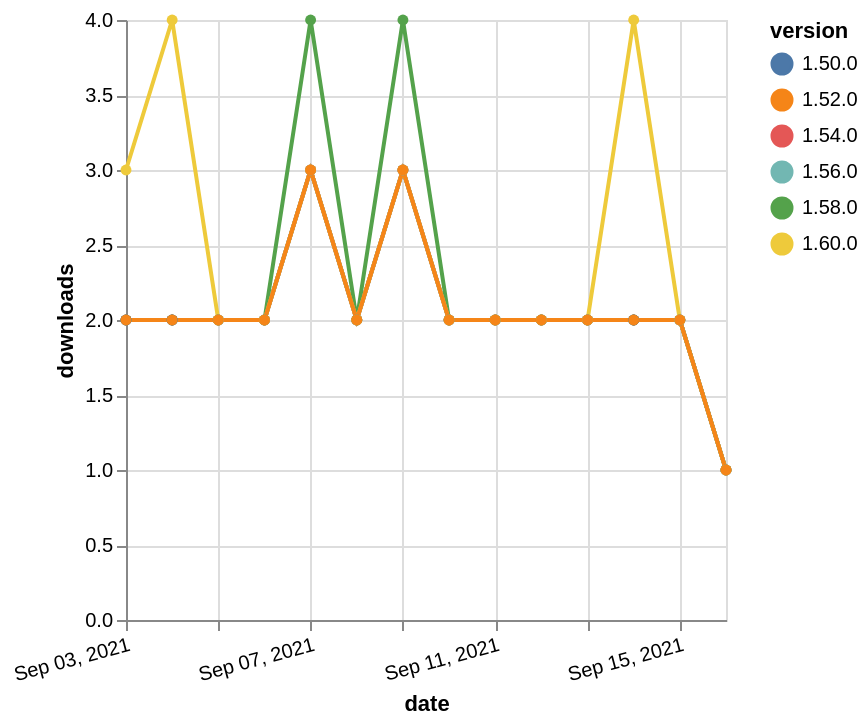

Write a Vega-Lite specification for this figure.
### Vega-Lite specification from a JSON file in a GitHub repository (floating-point values rounded to 4 significant figures)
{"$schema": "https://vega.github.io/schema/vega-lite/v5.json", "description": "A simple bar chart with embedded data.", "data": {"values": [{"date": "2021-09-03", "total": 987, "delta": 2, "version": "1.56.0"}, {"date": "2021-09-04", "total": 989, "delta": 2, "version": "1.56.0"}, {"date": "2021-09-05", "total": 991, "delta": 2, "version": "1.56.0"}, {"date": "2021-09-06", "total": 993, "delta": 2, "version": "1.56.0"}, {"date": "2021-09-07", "total": 996, "delta": 3, "version": "1.56.0"}, {"date": "2021-09-08", "total": 998, "delta": 2, "version": "1.56.0"}, {"date": "2021-09-09", "total": 1001, "delta": 3, "version": "1.56.0"}, {"date": "2021-09-10", "total": 1003, "delta": 2, "version": "1.56.0"}, {"date": "2021-09-11", "total": 1005, "delta": 2, "version": "1.56.0"}, {"date": "2021-09-12", "total": 1007, "delta": 2, "version": "1.56.0"}, {"date": "2021-09-13", "total": 1009, "delta": 2, "version": "1.56.0"}, {"date": "2021-09-14", "total": 1011, "delta": 2, "version": "1.56.0"}, {"date": "2021-09-15", "total": 1013, "delta": 2, "version": "1.56.0"}, {"date": "2021-09-16", "total": 1014, "delta": 1, "version": "1.56.0"}, {"date": "2021-09-03", "total": 1463, "delta": 2, "version": "1.54.0"}, {"date": "2021-09-04", "total": 1465, "delta": 2, "version": "1.54.0"}, {"date": "2021-09-05", "total": 1467, "delta": 2, "version": "1.54.0"}, {"date": "2021-09-06", "total": 1469, "delta": 2, "version": "1.54.0"}, {"date": "2021-09-07", "total": 1472, "delta": 3, "version": "1.54.0"}, {"date": "2021-09-08", "total": 1474, "delta": 2, "version": "1.54.0"}, {"date": "2021-09-09", "total": 1477, "delta": 3, "version": "1.54.0"}, {"date": "2021-09-10", "total": 1479, "delta": 2, "version": "1.54.0"}, {"date": "2021-09-11", "total": 1481, "delta": 2, "version": "1.54.0"}, {"date": "2021-09-12", "total": 1483, "delta": 2, "version": "1.54.0"}, {"date": "2021-09-13", "total": 1485, "delta": 2, "version": "1.54.0"}, {"date": "2021-09-14", "total": 1487, "delta": 2, "version": "1.54.0"}, {"date": "2021-09-15", "total": 1489, "delta": 2, "version": "1.54.0"}, {"date": "2021-09-16", "total": 1490, "delta": 1, "version": "1.54.0"}, {"date": "2021-09-03", "total": 680, "delta": 2, "version": "1.58.0"}, {"date": "2021-09-04", "total": 682, "delta": 2, "version": "1.58.0"}, {"date": "2021-09-05", "total": 684, "delta": 2, "version": "1.58.0"}, {"date": "2021-09-06", "total": 686, "delta": 2, "version": "1.58.0"}, {"date": "2021-09-07", "total": 690, "delta": 4, "version": "1.58.0"}, {"date": "2021-09-08", "total": 692, "delta": 2, "version": "1.58.0"}, {"date": "2021-09-09", "total": 696, "delta": 4, "version": "1.58.0"}, {"date": "2021-09-10", "total": 698, "delta": 2, "version": "1.58.0"}, {"date": "2021-09-11", "total": 700, "delta": 2, "version": "1.58.0"}, {"date": "2021-09-12", "total": 702, "delta": 2, "version": "1.58.0"}, {"date": "2021-09-13", "total": 704, "delta": 2, "version": "1.58.0"}, {"date": "2021-09-14", "total": 706, "delta": 2, "version": "1.58.0"}, {"date": "2021-09-15", "total": 708, "delta": 2, "version": "1.58.0"}, {"date": "2021-09-16", "total": 709, "delta": 1, "version": "1.58.0"}, {"date": "2021-09-03", "total": 2037, "delta": 2, "version": "1.50.0"}, {"date": "2021-09-04", "total": 2039, "delta": 2, "version": "1.50.0"}, {"date": "2021-09-05", "total": 2041, "delta": 2, "version": "1.50.0"}, {"date": "2021-09-06", "total": 2043, "delta": 2, "version": "1.50.0"}, {"date": "2021-09-07", "total": 2046, "delta": 3, "version": "1.50.0"}, {"date": "2021-09-08", "total": 2048, "delta": 2, "version": "1.50.0"}, {"date": "2021-09-09", "total": 2051, "delta": 3, "version": "1.50.0"}, {"date": "2021-09-10", "total": 2053, "delta": 2, "version": "1.50.0"}, {"date": "2021-09-11", "total": 2055, "delta": 2, "version": "1.50.0"}, {"date": "2021-09-12", "total": 2057, "delta": 2, "version": "1.50.0"}, {"date": "2021-09-13", "total": 2059, "delta": 2, "version": "1.50.0"}, {"date": "2021-09-14", "total": 2061, "delta": 2, "version": "1.50.0"}, {"date": "2021-09-15", "total": 2063, "delta": 2, "version": "1.50.0"}, {"date": "2021-09-16", "total": 2064, "delta": 1, "version": "1.50.0"}, {"date": "2021-09-03", "total": 215, "delta": 3, "version": "1.60.0"}, {"date": "2021-09-04", "total": 219, "delta": 4, "version": "1.60.0"}, {"date": "2021-09-05", "total": 221, "delta": 2, "version": "1.60.0"}, {"date": "2021-09-06", "total": 223, "delta": 2, "version": "1.60.0"}, {"date": "2021-09-07", "total": 226, "delta": 3, "version": "1.60.0"}, {"date": "2021-09-08", "total": 228, "delta": 2, "version": "1.60.0"}, {"date": "2021-09-09", "total": 231, "delta": 3, "version": "1.60.0"}, {"date": "2021-09-10", "total": 233, "delta": 2, "version": "1.60.0"}, {"date": "2021-09-11", "total": 235, "delta": 2, "version": "1.60.0"}, {"date": "2021-09-12", "total": 237, "delta": 2, "version": "1.60.0"}, {"date": "2021-09-13", "total": 239, "delta": 2, "version": "1.60.0"}, {"date": "2021-09-14", "total": 243, "delta": 4, "version": "1.60.0"}, {"date": "2021-09-15", "total": 245, "delta": 2, "version": "1.60.0"}, {"date": "2021-09-16", "total": 246, "delta": 1, "version": "1.60.0"}, {"date": "2021-09-03", "total": 1657, "delta": 2, "version": "1.52.0"}, {"date": "2021-09-04", "total": 1659, "delta": 2, "version": "1.52.0"}, {"date": "2021-09-05", "total": 1661, "delta": 2, "version": "1.52.0"}, {"date": "2021-09-06", "total": 1663, "delta": 2, "version": "1.52.0"}, {"date": "2021-09-07", "total": 1666, "delta": 3, "version": "1.52.0"}, {"date": "2021-09-08", "total": 1668, "delta": 2, "version": "1.52.0"}, {"date": "2021-09-09", "total": 1671, "delta": 3, "version": "1.52.0"}, {"date": "2021-09-10", "total": 1673, "delta": 2, "version": "1.52.0"}, {"date": "2021-09-11", "total": 1675, "delta": 2, "version": "1.52.0"}, {"date": "2021-09-12", "total": 1677, "delta": 2, "version": "1.52.0"}, {"date": "2021-09-13", "total": 1679, "delta": 2, "version": "1.52.0"}, {"date": "2021-09-14", "total": 1681, "delta": 2, "version": "1.52.0"}, {"date": "2021-09-15", "total": 1683, "delta": 2, "version": "1.52.0"}, {"date": "2021-09-16", "total": 1684, "delta": 1, "version": "1.52.0"}]}, "width": "container", "mark": {"type": "line", "point": {"filled": true}}, "encoding": {"x": {"field": "date", "type": "temporal", "timeUnit": "yearmonthdate", "title": "date", "axis": {"labelAngle": -15}}, "y": {"field": "delta", "type": "quantitative", "title": "downloads"}, "color": {"field": "version", "type": "nominal"}, "tooltip": {"field": "delta"}}}
